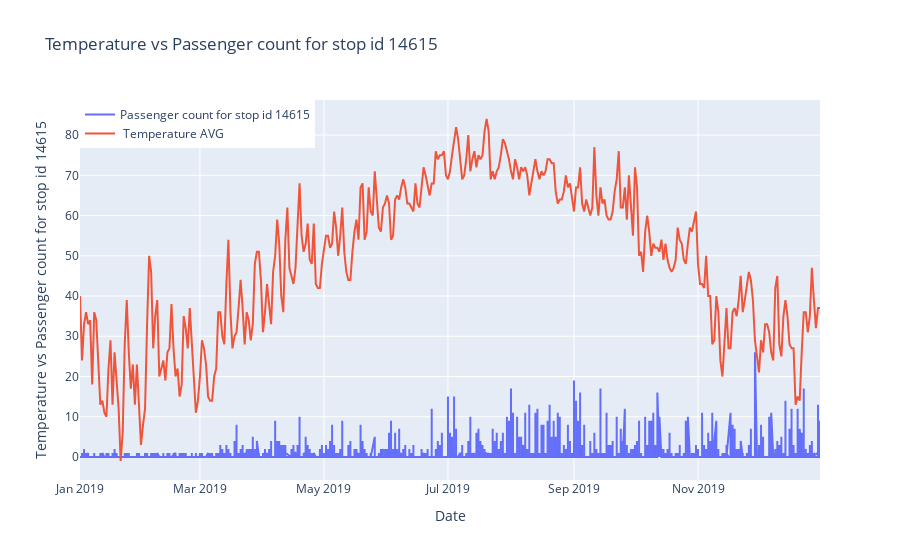

Source (notebook cell):
### Code cell
fig=go.Figure()
fig.add_trace(go.Scatter(x=df_particular_stop_id_passengers.TRIP_START_TIME_YYYY_DD_MM, y=df_particular_stop_id_passengers["PASSENGERS_ON"],
                    mode='lines',
                    name='Passenger count for stop id 14615'))
fig.add_trace(go.Scatter(x=df1.index, y=df1,mode='lines',
                    name=' Temperature AVG'))
fig.update_layout(title=" Temperature vs Passenger count for stop id 14615",
                 xaxis_title="Date",yaxis_title=" Temperature vs Passenger count for stop id 14615",legend=dict(x=0,y=1,traceorder="normal"))

fig.show()

### Figure 1 — Plotly figure (JSON) as saved in the notebook; plotly's stock layout.template omitted (floating-point values rounded to 4 significant figures; data arrays with more than 128 entries replaced by an {"elided": "..."} marker saying what was removed)
{"data": [{"mode": "lines", "name": "Passenger count for stop id 14615", "type": "scatter", "x": {"elided": "8862 str values"}, "y": {"elided": "8862 int values"}}, {"mode": "lines", "name": " Temperature AVG", "type": "scatter", "x": {"elided": "365 str values"}, "y": {"elided": "365 int values"}}], "layout": {"legend": {"traceorder": "normal", "x": 0, "y": 1}, "title": {"text": " Temperature vs Passenger count for stop id 14615"}, "xaxis": {"title": {"text": "Date"}}, "yaxis": {"title": {"text": " Temperature vs Passenger count for stop id 14615"}}}}
